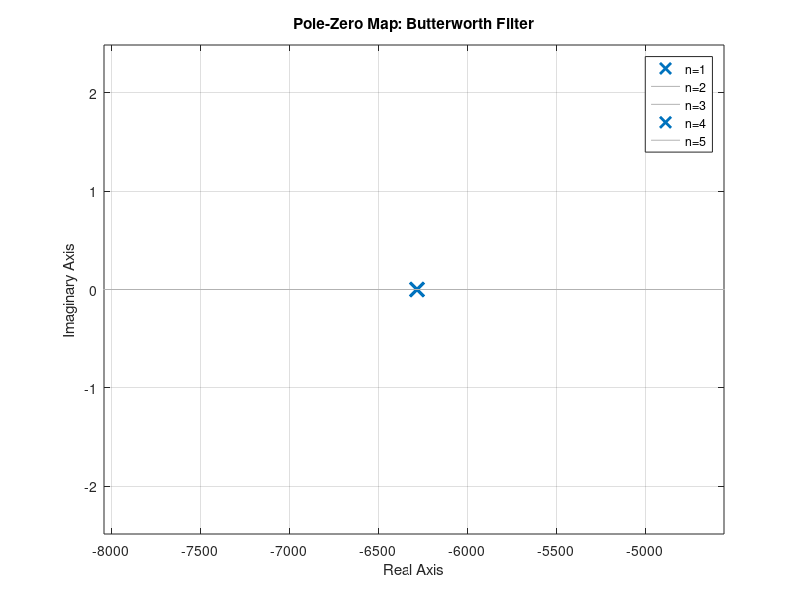
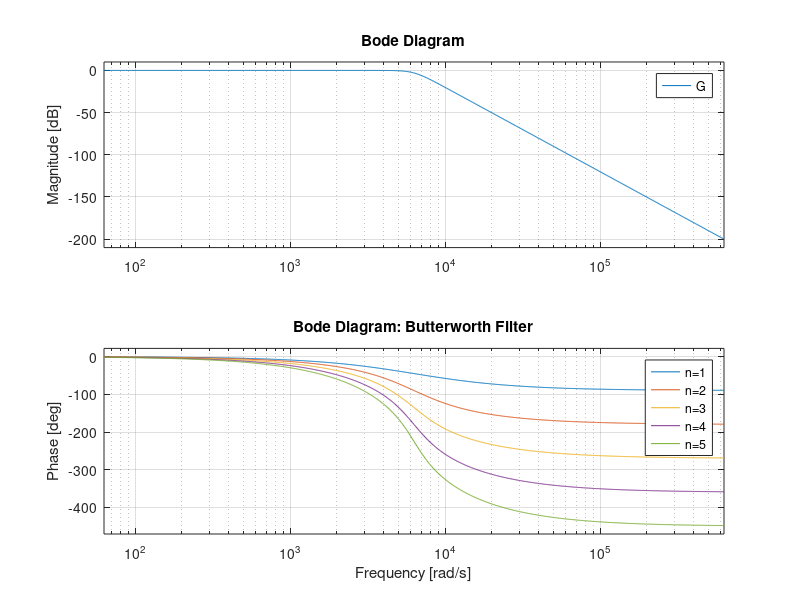
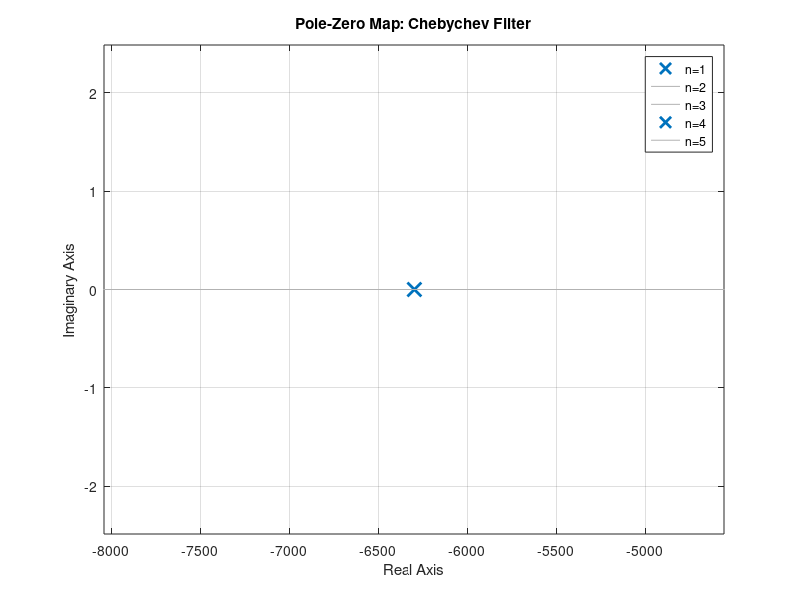
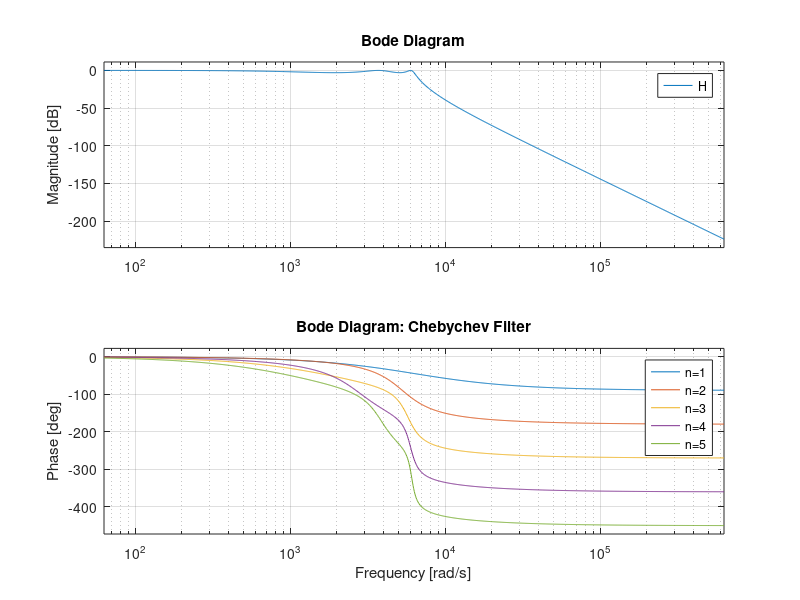

MATLAB code to generate these figures, in order:
% Housekeeping
clc; clear; close all

% Cut-off Frequency 
fc = 1000;      % Hz
wc = 2*pi*fc;   % rad/s

% Ripple Band (for Chebychev)
rb = 3;         % dB

%% Butterworth Filter
for n = 1:5
    % Compute coefficients of the numerator (b) and denominator (a)
    [b,a] = butter(n,wc,'s');
    
    % Define the transfer function
    G = tf(b,a);
        
    % Show pole locations on the complex plane
    figure(1)
    pzmap(G)
	hold on
    grid on
    
    % Draw the Bode Diagram
    figure(2)
    bode(G,{wc*1e-2,wc*1e2})
    hold on
    grid on

end

figure(1)
legend('n=1','n=2','n=3','n=4','n=5')
title('Pole-Zero Map: Butterworth Filter')

figure(2)
legend('n=1','n=2','n=3','n=4','n=5')
title('Bode Diagram: Butterworth Filter')

%% Chebychev Filter
for n = 1:5
    % Compute coefficients of the numerator (b) and denominator (a)
    [b,a] = cheby1(n,rb,wc,'s');
    
    % Define the transfer function
    H = tf(b,a);
        
    % Show pole locations on the complex plane
    figure(3)
    pzmap(H)
	hold on
    grid on
    
    % Draw the Bode Diagram
    figure(4)
    bode(H,{wc*1e-2,wc*1e2})
    hold on
    grid on
end

figure(3)
legend('n=1','n=2','n=3','n=4','n=5')
title('Pole-Zero Map: Chebychev Filter')

figure(4)
legend('n=1','n=2','n=3','n=4','n=5')
title('Bode Diagram: Chebychev Filter')

%% Comparison between the two filters for n=5
figure
bode(G,{wc*1e-2,wc*1e2})
hold on
bode(H,{wc*1e-2,wc*1e2})
grid on
legend('Butterworth Filter','Chebychev Filter')
title('Bode Diagram: Filter comparison for n=5')
